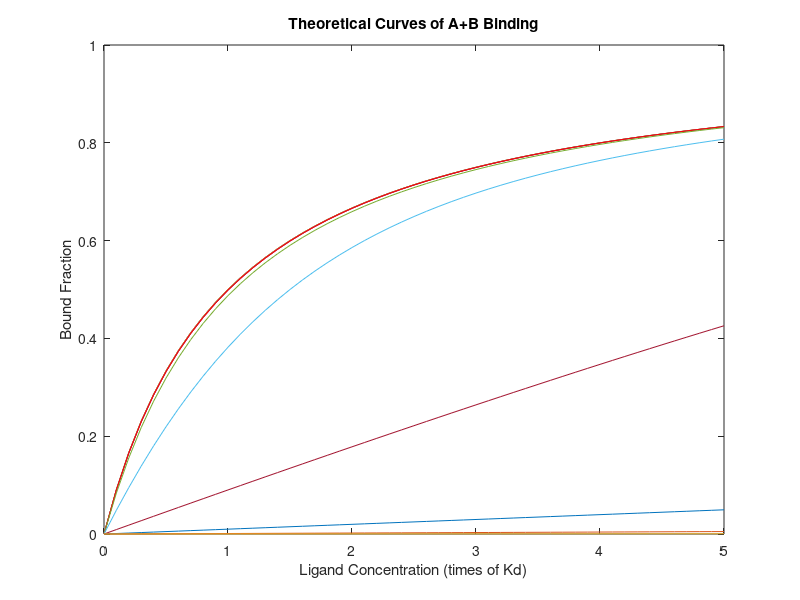

Write MATLAB code to recreate this figure.
%%%2009-07-14 for ZZX problem: A+B=AB 

a=1e-5
for i=1:10
    b=0:0.1:5;
    aa=a*ones(size(b));
    y=((aa+b+1)-((aa+b+1).^2-4.*a.*b).^0.5)/(2*a);
    plot(b,y);
    if a==1e-2 
        plot(b,y,'r');
    end
    hold on
    a=a*10
end

xlabel('Ligand Concentration (times of Kd)')
ylabel('Bound Fraction')
title('Theoretical Curves of A+B Binding') 
    